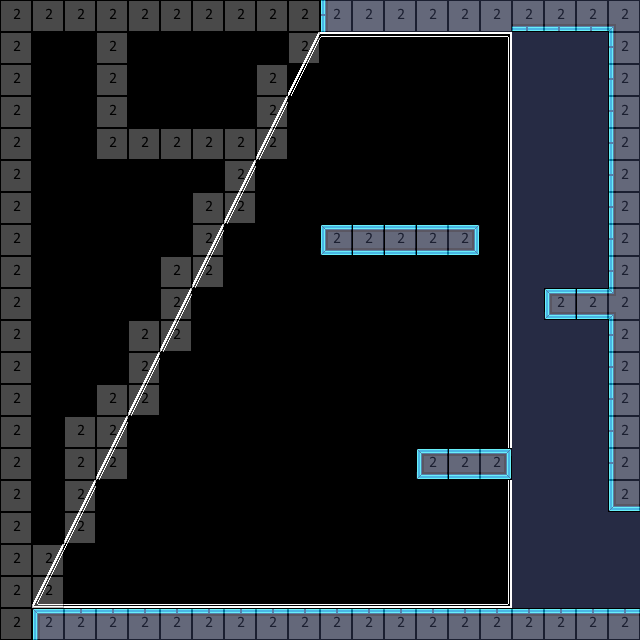

A 2D game scene composited from a Tiled map and its tileset images. What follows is a short description and the map's XML, with every tile layer's data as written:
An orthogonal 20x20 tile map with 32x32 px tiles, 4 tile layers (bg, mg, fg, collision), 2 tilesets and 3 objects (2x Command - Sub Command, save).

<map version="2017.05.26" orientation="orthogonal" renderorder="right-down" width="20" height="20" tilewidth="32" tileheight="32" nextobjectid="90">
 <tileset firstgid="1" name="32blocks" tilewidth="32" tileheight="32" tilecount="10" columns="10">
  <image source="32blocks.png" width="320" height="32" />
 </tileset>
 <tileset firstgid="11" name="shipTileset" tilewidth="32" tileheight="32" tilecount="513" columns="19">
  <image source="shipTileset.png" width="608" height="864" />
  <terraintypes>
   <terrain name="goop" tile="0" />
   <terrain name="purplegoop" tile="0" />
  </terraintypes>
  <tile id="16" terrain=",,,1" />
  <tile id="17" terrain=",,1,1" />
  <tile id="18" terrain=",,1," />
  <tile id="35" terrain=",1,,1" />
  <tile id="36" terrain="1,1,1,1" />
  <tile id="37" terrain="1,,1," />
  <tile id="54" terrain=",1,," />
  <tile id="55" terrain="1,1,," />
  <tile id="56" terrain="1,,," />
  <tile id="73" terrain="1,1,1," />
  <tile id="74" terrain="1,1,," />
  <tile id="75" terrain="1,1,,1" />
  <tile id="92" terrain="1,,1," />
  <tile id="94" terrain=",1,,1" />
  <tile id="111" terrain="1,,1,1" />
  <tile id="112" terrain=",,1,1" />
  <tile id="113" terrain=",1,1,1" />
  <tile id="346" terrain=",,,0" />
  <tile id="347" terrain=",,0,0" />
  <tile id="348" terrain=",,0," />
  <tile id="349" terrain=",0,0,0" />
  <tile id="350" terrain="0,,0,0" />
  <tile id="365" terrain=",0,,0" />
  <tile id="366" terrain="0,0,0,0" />
  <tile id="367" terrain="0,,0," />
  <tile id="368" terrain="0,0,,0" />
  <tile id="369" terrain="0,0,0," />
  <tile id="384" terrain=",0,," />
  <tile id="385" terrain="0,0,," />
  <tile id="386" terrain="0,,," />
 </tileset>
 <layer name="bg" width="20" height="20">
  <data encoding="csv">
0,0,0,0,0,0,0,0,0,0,382,382,382,382,382,382,382,382,382,382,
0,0,0,0,0,0,0,0,417,418,419,420,420,420,420,421,382,382,382,382,
0,0,0,0,0,0,0,0,436,437,0,0,0,0,0,440,382,382,382,382,
0,0,0,0,0,0,0,417,418,0,0,0,0,0,0,440,382,382,382,382,
0,0,0,0,0,0,0,436,437,0,0,0,0,0,0,440,382,382,382,382,
0,0,0,0,0,0,417,418,0,0,0,0,0,0,0,440,382,382,382,382,
0,0,0,0,0,0,436,437,0,0,0,0,0,0,0,440,382,382,382,382,
0,0,0,0,0,417,418,0,0,0,382,382,382,382,382,440,382,382,382,382,
0,0,0,0,0,436,437,0,0,0,0,0,0,0,0,440,382,382,382,382,
0,0,0,0,417,418,0,0,0,0,0,0,0,0,0,440,382,382,382,382,
0,0,0,0,436,437,0,0,0,0,0,0,0,0,0,440,382,382,382,382,
0,0,0,417,418,0,0,0,0,0,0,0,0,0,0,440,382,382,382,382,
0,0,0,436,437,0,0,0,0,0,0,0,0,0,0,440,382,382,382,382,
0,0,417,418,0,0,0,0,0,0,0,0,0,0,0,440,382,382,382,382,
0,0,436,437,0,0,0,0,0,0,0,0,0,382,382,382,382,382,382,382,
0,417,418,0,0,0,0,0,0,0,0,0,0,0,0,440,382,382,382,382,
0,436,437,0,0,0,0,0,0,0,0,0,0,0,0,440,382,382,382,382,
0,455,456,0,0,0,0,0,0,0,0,0,0,0,0,440,382,382,382,382,
0,474,458,458,458,458,458,458,458,458,458,458,458,458,458,459,382,382,382,382,
0,382,382,382,382,382,382,382,382,382,382,382,382,382,382,382,382,382,382,382
</data>
 </layer>
 <layer name="mg" width="20" height="20">
  <data encoding="csv">
0,0,0,0,0,0,0,0,0,0,381,0,0,0,0,0,401,401,401,385,
0,0,0,0,0,0,0,0,0,0,0,0,0,0,0,0,0,0,0,381,
0,0,0,0,0,0,0,0,0,0,0,0,0,0,0,0,0,0,0,381,
0,0,0,0,0,0,0,0,0,0,0,0,0,0,0,0,0,0,0,381,
0,0,0,0,0,0,0,0,0,0,0,0,0,0,0,0,0,0,0,381,
0,0,0,0,0,0,0,0,0,0,0,0,0,0,0,0,0,0,0,381,
0,0,0,0,0,0,0,0,0,0,0,0,0,0,0,0,0,0,0,381,
0,0,0,0,0,0,0,0,0,0,423,444,444,444,425,0,0,0,0,381,
0,0,0,0,0,0,0,0,0,0,0,0,0,0,0,0,0,0,0,381,
0,0,0,0,0,0,0,0,0,0,0,0,0,0,0,0,0,423,444,385,
0,0,0,0,0,0,0,0,0,0,0,0,0,0,0,0,0,0,0,381,
0,0,0,0,0,0,0,0,0,0,0,0,0,0,0,0,0,0,0,381,
0,0,0,0,0,0,0,0,0,0,0,0,0,0,0,0,0,0,0,381,
0,0,0,0,0,0,0,0,0,0,0,0,0,0,0,0,0,0,0,381,
0,0,0,0,0,0,0,0,0,0,0,0,0,423,444,425,0,0,0,381,
0,0,0,0,0,0,0,0,0,0,0,0,0,0,0,0,0,0,0,400,
0,0,0,0,0,0,0,0,0,0,0,0,0,0,0,0,0,0,0,0,
0,0,0,0,0,0,0,0,0,0,0,0,0,0,0,0,0,0,0,0,
0,0,0,0,0,0,0,0,0,0,0,0,0,0,0,0,0,0,0,0,
0,362,363,363,363,363,363,363,363,363,363,363,363,363,363,363,363,363,363,363
</data>
 </layer>
 <layer name="fg" width="20" height="20">
  <data encoding="csv">
0,0,0,0,0,0,0,0,0,0,0,0,0,0,0,0,0,0,0,0,
0,0,0,0,0,0,0,0,0,0,0,0,0,0,0,0,0,0,0,0,
0,0,0,0,0,0,0,0,0,0,0,0,0,0,0,0,0,0,0,0,
0,0,0,0,0,0,0,0,0,0,0,0,0,0,0,0,0,0,0,0,
0,0,0,0,0,0,0,0,0,0,0,0,0,0,0,0,0,0,0,0,
0,0,0,0,0,0,0,0,0,0,0,0,0,0,0,0,0,0,0,0,
0,0,0,0,0,0,0,0,0,0,0,0,0,0,0,0,0,0,0,0,
0,0,0,0,0,0,0,0,0,0,0,0,0,0,0,0,0,0,0,0,
0,0,0,0,0,0,0,0,0,0,0,0,0,0,0,0,0,0,0,0,
0,0,0,0,0,0,0,0,0,0,0,0,0,0,0,0,0,0,0,404,
0,0,0,0,0,0,0,0,0,0,0,0,0,0,0,0,0,0,0,0,
0,0,0,0,0,0,0,0,0,0,0,0,0,0,0,0,0,0,0,0,
0,0,0,0,0,0,0,0,0,0,0,0,0,0,0,0,0,0,0,0,
0,0,0,0,0,0,0,0,0,0,0,0,0,0,0,0,0,0,0,0,
0,0,0,0,0,0,0,0,0,0,0,0,0,0,0,0,0,0,0,0,
0,0,0,0,0,0,0,0,0,0,0,0,0,0,0,0,0,0,0,0,
0,0,0,0,0,0,0,0,0,0,0,0,0,0,0,0,0,0,0,0,
0,0,0,0,0,0,0,0,0,0,0,0,0,0,0,0,0,0,0,0,
0,0,0,0,0,0,0,0,0,0,0,0,0,0,0,0,0,0,0,0,
0,0,0,0,0,0,0,0,0,0,0,0,0,0,0,0,0,0,0,0
</data>
 </layer>
 <layer name="collision" width="20" height="20" opacity="0.29">
  <data encoding="csv">
2,2,2,2,2,2,2,2,2,2,2,2,2,2,2,2,2,2,2,2,
2,0,0,2,0,0,0,0,0,2,0,0,0,0,0,0,0,0,0,2,
2,0,0,2,0,0,0,0,2,0,0,0,0,0,0,0,0,0,0,2,
2,0,0,2,0,0,0,0,2,0,0,0,0,0,0,0,0,0,0,2,
2,0,0,2,2,2,2,2,2,0,0,0,0,0,0,0,0,0,0,2,
2,0,0,0,0,0,0,2,0,0,0,0,0,0,0,0,0,0,0,2,
2,0,0,0,0,0,2,2,0,0,0,0,0,0,0,0,0,0,0,2,
2,0,0,0,0,0,2,0,0,0,2,2,2,2,2,0,0,0,0,2,
2,0,0,0,0,2,2,0,0,0,0,0,0,0,0,0,0,0,0,2,
2,0,0,0,0,2,0,0,0,0,0,0,0,0,0,0,0,2,2,2,
2,0,0,0,2,2,0,0,0,0,0,0,0,0,0,0,0,0,0,2,
2,0,0,0,2,0,0,0,0,0,0,0,0,0,0,0,0,0,0,2,
2,0,0,2,2,0,0,0,0,0,0,0,0,0,0,0,0,0,0,2,
2,0,2,2,0,0,0,0,0,0,0,0,0,0,0,0,0,0,0,2,
2,0,2,2,0,0,0,0,0,0,0,0,0,2,2,2,0,0,0,2,
2,0,2,0,0,0,0,0,0,0,0,0,0,0,0,0,0,0,0,2,
2,0,2,0,0,0,0,0,0,0,0,0,0,0,0,0,0,0,0,0,
2,2,0,0,0,0,0,0,0,0,0,0,0,0,0,0,0,0,0,0,
2,2,0,0,0,0,0,0,0,0,0,0,0,0,0,0,0,0,0,0,
2,2,2,2,2,2,2,2,2,2,2,2,2,2,2,2,2,2,2,2
</data>
 </layer>
 <objectgroup name="Object Layer 1">
  <object id="87" name="travel" type="Command - Sub Command" x="624" y="512" width="4" height="100" />
  <object id="88" name="d" type="Command - Sub Command" x="560" y="572" width="16" height="16" />
  <object id="89" name="save" x="392" y="236" width="12" height="10" />
 </objectgroup>
</map>
